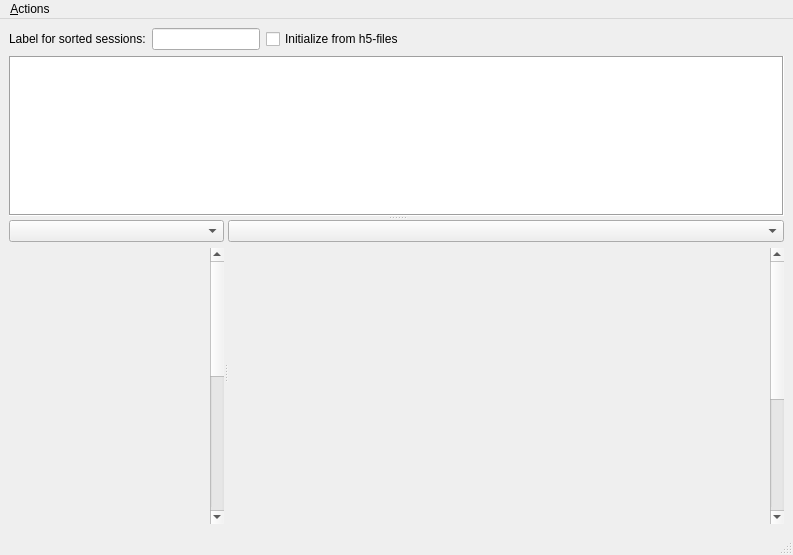
<?xml version="1.0" encoding="UTF-8"?>
<ui version="4.0">
 <class>MainWindow</class>
 <widget class="QMainWindow" name="MainWindow">
  <property name="geometry">
   <rect>
    <x>0</x>
    <y>0</y>
    <width>793</width>
    <height>555</height>
   </rect>
  </property>
  <property name="windowTitle">
   <string>MainWindow</string>
  </property>
  <widget class="QWidget" name="centralwidget">
   <layout class="QVBoxLayout" name="verticalLayout_3">
    <item>
     <layout class="QHBoxLayout" name="horizontalLayout">
      <item>
       <widget class="QLabel" name="labelLabel">
        <property name="sizePolicy">
         <sizepolicy hsizetype="Fixed" vsizetype="Preferred">
          <horstretch>0</horstretch>
          <verstretch>0</verstretch>
         </sizepolicy>
        </property>
        <property name="text">
         <string>Label for sorted sessions:</string>
        </property>
       </widget>
      </item>
      <item>
       <widget class="QLineEdit" name="lineEditLabel">
        <property name="sizePolicy">
         <sizepolicy hsizetype="Fixed" vsizetype="Fixed">
          <horstretch>0</horstretch>
          <verstretch>0</verstretch>
         </sizepolicy>
        </property>
       </widget>
      </item>
      <item>
       <widget class="QCheckBox" name="checkBoxInitH5">
        <property name="text">
         <string>Initialize from h5-files</string>
        </property>
       </widget>
      </item>
      <item>
       <spacer name="horizontalSpacer">
        <property name="orientation">
         <enum>Qt::Horizontal</enum>
        </property>
        <property name="sizeHint" stdset="0">
         <size>
          <width>40</width>
          <height>20</height>
         </size>
        </property>
       </spacer>
      </item>
     </layout>
    </item>
    <item>
     <widget class="QSplitter" name="splitter_2">
      <property name="orientation">
       <enum>Qt::Vertical</enum>
      </property>
      <widget class="QTableView" name="tableViewChannels">
       <property name="sizePolicy">
        <sizepolicy hsizetype="Preferred" vsizetype="Preferred">
         <horstretch>0</horstretch>
         <verstretch>0</verstretch>
        </sizepolicy>
       </property>
       <property name="frameShape">
        <enum>QFrame::Box</enum>
       </property>
       <property name="alternatingRowColors">
        <bool>true</bool>
       </property>
       <property name="selectionMode">
        <enum>QAbstractItemView::SingleSelection</enum>
       </property>
       <property name="sortingEnabled">
        <bool>true</bool>
       </property>
      </widget>
      <widget class="QSplitter" name="splitter">
       <property name="orientation">
        <enum>Qt::Horizontal</enum>
       </property>
       <widget class="QWidget" name="layoutWidget">
        <layout class="QVBoxLayout" name="verticalLayout">
         <item>
          <widget class="QComboBox" name="comboBoxLeftImage"/>
         </item>
         <item>
          <widget class="QScrollArea" name="scrollAreaImage">
           <property name="frameShape">
            <enum>QFrame::NoFrame</enum>
           </property>
           <property name="frameShadow">
            <enum>QFrame::Sunken</enum>
           </property>
           <property name="widgetResizable">
            <bool>false</bool>
           </property>
           <widget class="QWidget" name="scrollAreaWidgetContents">
            <property name="geometry">
             <rect>
              <x>0</x>
              <y>0</y>
              <width>57</width>
              <height>599</height>
             </rect>
            </property>
            <property name="sizePolicy">
             <sizepolicy hsizetype="Ignored" vsizetype="Ignored">
              <horstretch>0</horstretch>
              <verstretch>0</verstretch>
             </sizepolicy>
            </property>
           </widget>
          </widget>
         </item>
        </layout>
       </widget>
       <widget class="QWidget" name="layoutWidget">
        <layout class="QVBoxLayout" name="verticalLayout_2">
         <item>
          <widget class="QComboBox" name="comboBoxRightImage"/>
         </item>
         <item>
          <widget class="QScrollArea" name="scrollAreaImageRight">
           <property name="frameShape">
            <enum>QFrame::NoFrame</enum>
           </property>
           <property name="widgetResizable">
            <bool>false</bool>
           </property>
           <widget class="QWidget" name="scrollAreaWidgetContents_3">
            <property name="geometry">
             <rect>
              <x>0</x>
              <y>0</y>
              <width>186</width>
              <height>499</height>
             </rect>
            </property>
           </widget>
          </widget>
         </item>
        </layout>
       </widget>
      </widget>
     </widget>
    </item>
   </layout>
  </widget>
  <widget class="QMenuBar" name="menubar">
   <property name="geometry">
    <rect>
     <x>0</x>
     <y>0</y>
     <width>793</width>
     <height>19</height>
    </rect>
   </property>
   <widget class="QMenu" name="menuActions">
    <property name="title">
     <string>&amp;Actions</string>
    </property>
    <addaction name="action_Initialize_from_current_folder"/>
    <addaction name="actionToggleExtract"/>
    <addaction name="actionToggleSort"/>
    <addaction name="actionToggle_sort_negative"/>
    <addaction name="action_Next_channel"/>
    <addaction name="action_Previous_channel"/>
    <addaction name="actionSave_actions_to_file"/>
    <addaction name="actionToggle_sorted_positive"/>
    <addaction name="actionToggle_sorted_negative"/>
   </widget>
   <addaction name="menuActions"/>
  </widget>
  <widget class="QStatusBar" name="statusbar"/>
  <action name="action_Initialize_from_current_folder">
   <property name="text">
    <string>&amp;Initialize from current folder</string>
   </property>
   <property name="shortcut">
    <string>Ctrl+I</string>
   </property>
  </action>
  <action name="actionToggleExtract">
   <property name="text">
    <string>Toggle &amp;extract</string>
   </property>
   <property name="shortcut">
    <string>E</string>
   </property>
  </action>
  <action name="actionToggleSort">
   <property name="text">
    <string>Toggle sort &amp;positive</string>
   </property>
   <property name="shortcut">
    <string>S</string>
   </property>
  </action>
  <action name="action_Next_channel">
   <property name="text">
    <string>&amp;Next channel</string>
   </property>
   <property name="shortcut">
    <string>Space</string>
   </property>
  </action>
  <action name="action_Previous_channel">
   <property name="text">
    <string>&amp;Previous channel</string>
   </property>
   <property name="shortcut">
    <string>Shift+Up</string>
   </property>
  </action>
  <action name="actionSave_actions_to_file">
   <property name="text">
    <string>Save &amp;actions to file</string>
   </property>
  </action>
  <action name="actionOne_Down">
   <property name="text">
    <string>One Down</string>
   </property>
   <property name="shortcut">
    <string>Shift+Down</string>
   </property>
  </action>
  <action name="actionToggle_sort_negative">
   <property name="text">
    <string>Toggle sort &amp;negative</string>
   </property>
   <property name="shortcut">
    <string>Shift+S</string>
   </property>
  </action>
  <action name="actionToggle_sorted_positive">
   <property name="text">
    <string>Toggle sorted positive</string>
   </property>
   <property name="shortcut">
    <string>M</string>
   </property>
  </action>
  <action name="actionToggle_sorted_negative">
   <property name="text">
    <string>Toggle sorted negative</string>
   </property>
   <property name="shortcut">
    <string>Shift+M</string>
   </property>
  </action>
 </widget>
 <resources/>
 <connections/>
</ui>
